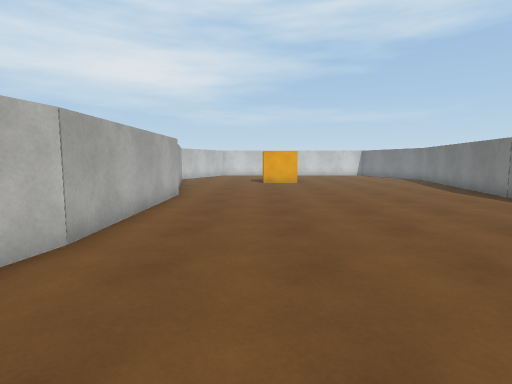
[1] (above)

15 first-person views from a walk through a 3-D level made in the Unity game engine. The camera is 1.3 m above the floor, tilts 6° down and sees 80° across. The floor is counted in squares, 1 m on a side. Each view is taken from the middle of a square. On the plan, view 1 faces up. The plan holds only what a view shows up to about 14 squares ahead; the rest is blank. The place goes on beyond the plan. Surface patterns are stand-ins for the level's own textures.

[2]
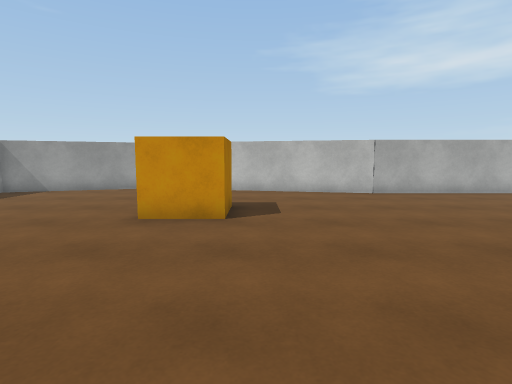

[3]
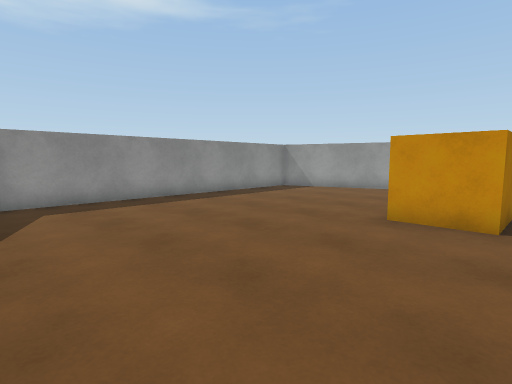

[4]
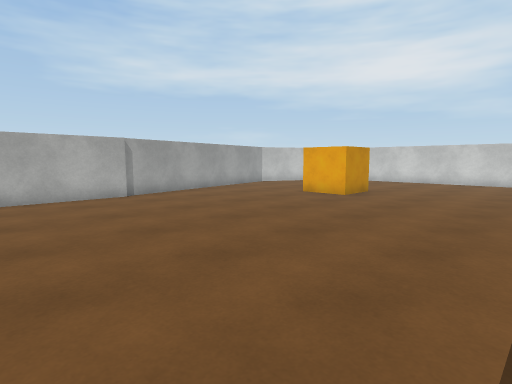

[5]
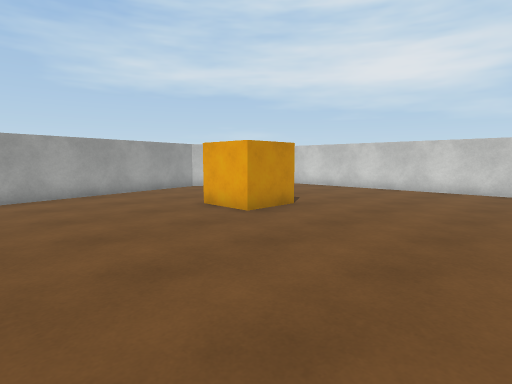

[6]
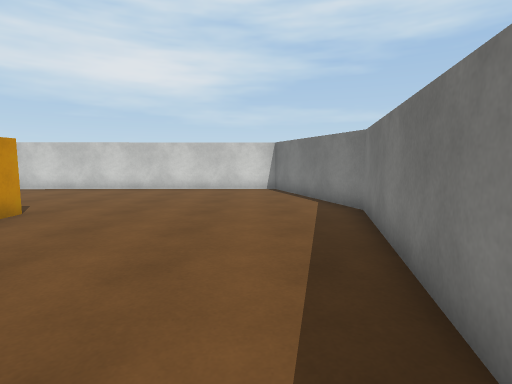

[7]
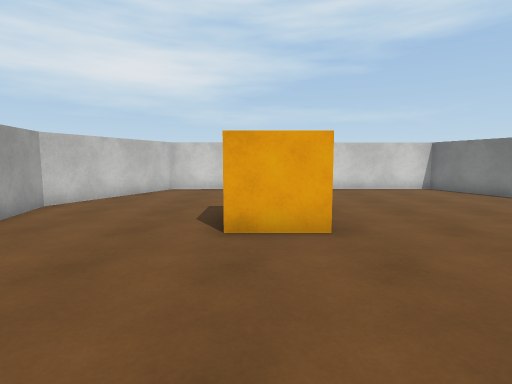

[8]
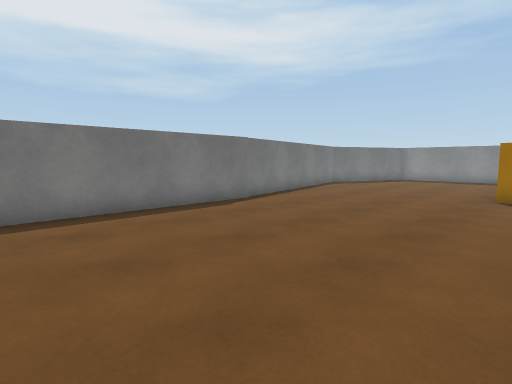

[9]
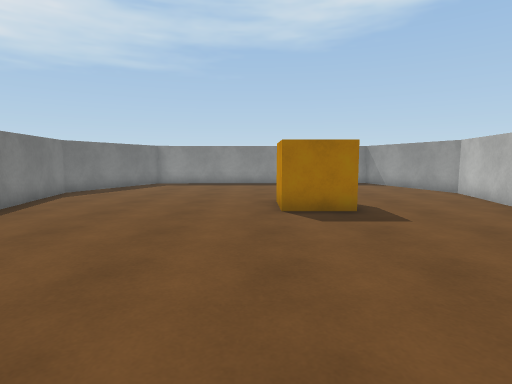

[10]
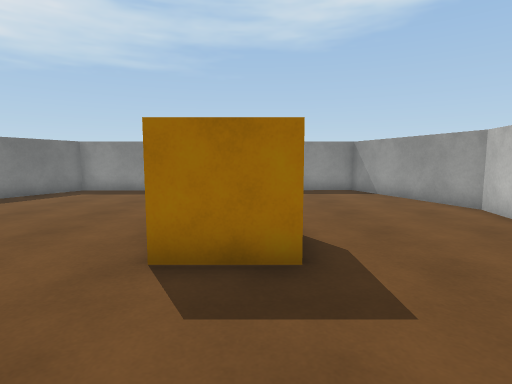

[11]
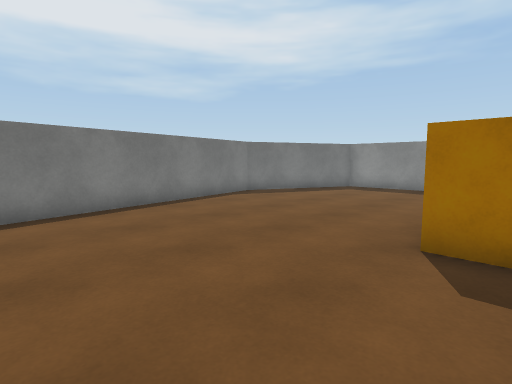

[12]
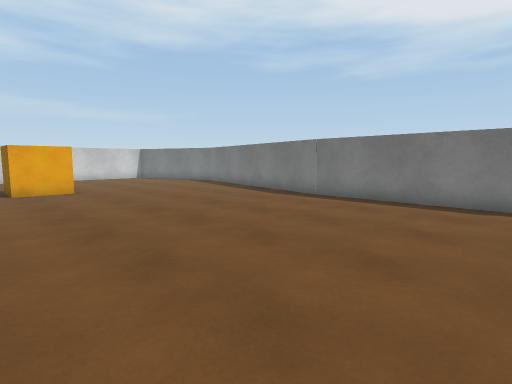

[13]
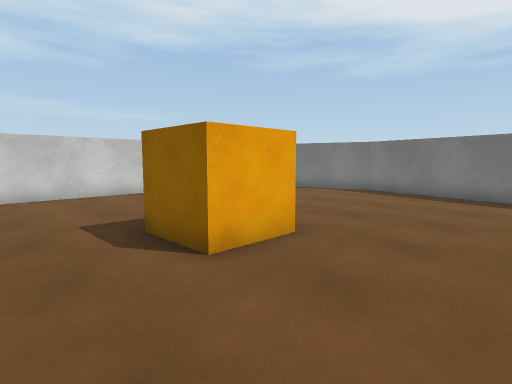

[14]
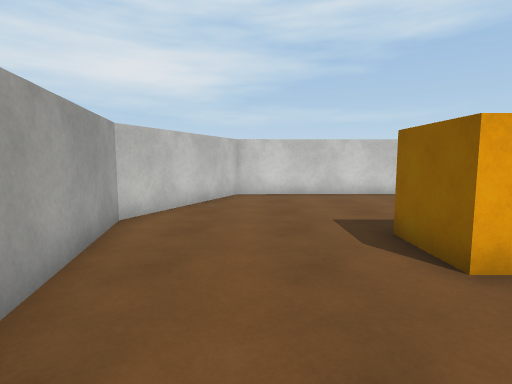

[15]
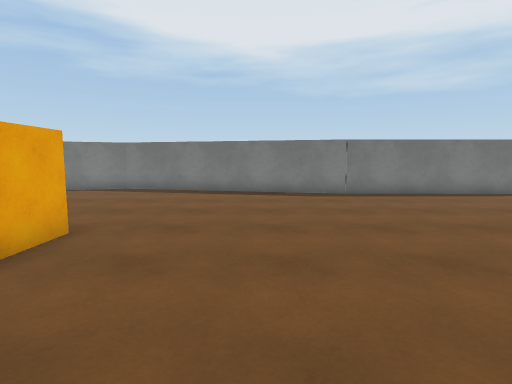

### Floor plan
Points are (right, up) in squares from view 1. A wall is a line through its corners. A room is listed if a view was taken in it or the views show most of it. See-through windows are left out.
Room 1 (views 1, 2, 3, 4, 5, 6, 7, 8, 9, 10, 11, 12, 13, 14, 15)
walls: (8.7, 10.5) (10.8, 19.9) (8.9, 25.7) (-2.7, 25.6) (-5, 20.5) (-3, 11.4); (-2.9, 4.6) (-4.9, -4.9) (-3.2, -10.1) (8.4, -10) (10.6, -5) (8.8, 3.6); (-2.9, 11.5) (-2.9, 4.5); (8.7, 3.7) (8.7, 10.6)
objects: other object (1, -2) to (2, -1); other object (1, 17) to (2, 19)

Positions as (right, up) in squares from view 1, and headings:
1: (0, 0), facing up
2: (9, 0), facing left
3: (9, 0), facing down-left
4: (8, 7), facing up-left
5: (8, 12), facing up-left
6: (8, 12), facing up
7: (1, 12), facing up
8: (1, 11), facing down-right
9: (3, 7), facing down
10: (1, 3), facing down
11: (1, 4), facing down-right
12: (-1, 4), facing up-right
13: (-2, 14), facing up-right
14: (-2, 14), facing up
15: (-3, 14), facing right
